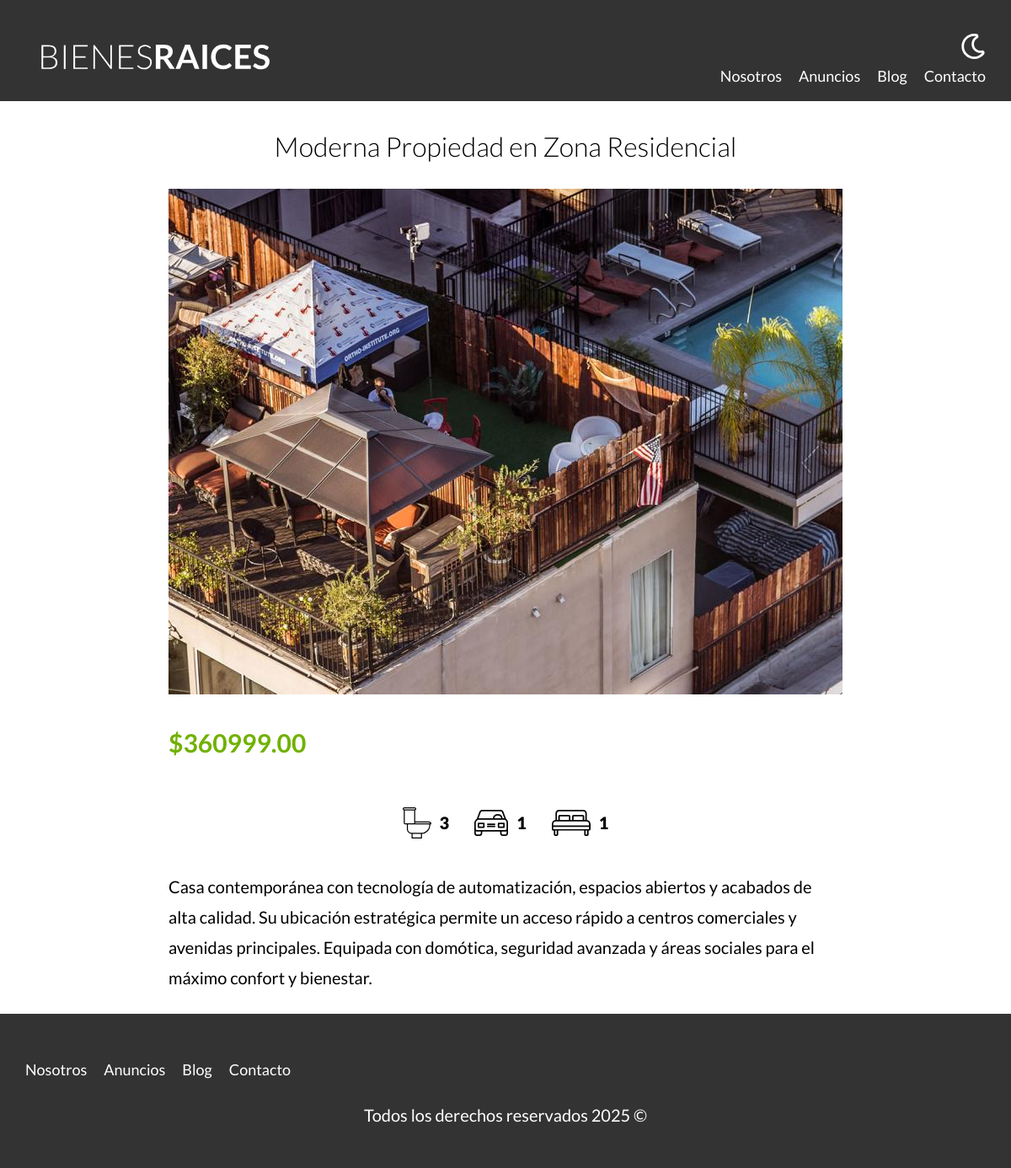
/propiedad?id=15, run on the app's committed database.
### tables this page shows
CREATE TABLE `propiedades` (
  `id` int NOT NULL AUTO_INCREMENT,
  `titulo` varchar(45) DEFAULT NULL,
  `precio` decimal(10,2) DEFAULT NULL,
  `imagen` varchar(200) DEFAULT NULL,
  `descripcion` longtext,
  `habitaciones` int DEFAULT NULL,
  `wc` int DEFAULT NULL,
  `estacionamiento` int DEFAULT NULL,
  `creado` date DEFAULT NULL,
  `vendedorID` int NOT NULL,
  PRIMARY KEY (`id`),
  KEY `propiedades_vendedores_fk` (`vendedorID`),
  CONSTRAINT `propiedades_vendedores_fk` FOREIGN KEY (`vendedorID`) REFERENCES `vendedores` (`id`)
);

### controllers/PaginasController.php (called while the page is built, shortened)
<?php
class PaginasController {
    public static function propiedad(Router $router) {
        $id = validarRedireccionar('/propiedades');
        $propiedad = Propiedad::find($id);
        $router->render('paginas/propiedad', [
            'propiedad' => $propiedad
        ]);
    }
}
?>

### public/index.php (called while the page is built, shortened)
<?php
$router = new Router();
$router->get('/admin', [PropiedadController::class, 'index']);
$router->get('/propiedades/create', [PropiedadController::class, 'create']);
$router->post('/propiedades/create', [PropiedadController::class, 'create']);
$router->get('/propiedades/update', [PropiedadController::class, 'update']);
$router->post('/propiedades/update', [PropiedadController::class, 'update']);
$router->post('/propiedades/delete', [PropiedadController::class, 'delete']);
$router->get('/vendedores/create', [VendedorController::class, 'create']);
$router->post('/vendedores/create', [VendedorController::class, 'create']);
$router->get('/vendedores/update', [VendedorController::class, 'update']);
$router->post('/vendedores/update', [VendedorController::class, 'update']);
$router->post('/vendedores/delete', [VendedorController::class, 'delete']);
$router->get('/', [PaginasController::class, 'index']);
$router->get('/nosotros', [PaginasController::class, 'nosotros']);
$router->get('/propiedades', [PaginasController::class, 'propiedades']);
$router->get('/propiedad', [PaginasController::class, 'propiedad']);
$router->get('/blog', [PaginasController::class, 'blog']);
$router->get('/entrada', [PaginasController::class, 'entrada']);
$router->get('/contacto', [PaginasController::class, 'contacto']);
$router->post('/contacto', [PaginasController::class, 'contacto']);
$router->get('/login', [LoginController::class, 'login']);
$router->post('/login', [LoginController::class, 'login']);
$router->get('/logout', [LoginController::class, 'logout']);
$router->comprobarRutas();

### includes/functions.php (called while the page is built, shortened)
<?php
function validarRedireccionar($url) {
    $id = $_GET['id'];
    $id = filter_var($id, FILTER_VALIDATE_INT);
    return $id;
}

### models/ActiveRecord.php (called while the page is built, shortened)
<?php
class ActiveRecord {
    protected static $db;
    protected static $tabla = '';
    public static function setDB($database) {
        self::$db = $database;
    }
    public static function find($id) {
        $query = "SELECT * FROM " . static::$tabla . " WHERE id = $id";
        $resultado = self::consultarSQL($query);
        return array_shift($resultado);
    }
    public static function consultarSQL($query) {
        $resultado = self::$db->query($query);
        $array = [];
        while ($registro = $resultado->fetch_assoc()) {
            $array[] = static::crearObjeto($registro);
        }
        return $array;
    }
    protected static function crearObjeto($registro) {
        $objeto = new static;
        foreach ($registro as $key => $value) {
            if (property_exists($objeto, $key)) {
                $objeto->$key = $value;
            }
        }
        return $objeto;
    }
}

### views/paginas/propiedad.php (the view)
<main class="contenedor seccion contenido-centrado">
    <h1><?php echo $propiedad->titulo; ?></h1>
    <div class="resumen-propiedad">
        <img loading="lazy" src="/images/<?php echo $propiedad->imagen; ?>" alt="imagen de la propiedad">
        <p class="precio">$<?php echo $propiedad->precio; ?></p>
        <ul class="iconos-caracteristicas">
            <li>
                <img loading="lazy" src="/build/img/icono_wc.svg" alt="icono wc">
                <p><?php echo $propiedad->wc; ?></p>
            </li>
            <li>
                <img loading="lazy" src="/build/img/icono_estacionamiento.svg" alt="icono estacionamiento">
                <p><?php echo $propiedad->estacionamiento; ?></p>
            </li>
            <li>
                <img loading="lazy" src="/build/img/icono_dormitorio.svg" alt="icono dormitorio">
                <p><?php echo $propiedad->habitaciones; ?></p>
            </li>
        </ul>
        <p><?php echo $propiedad->descripcion; ?></p>
    </div>
</main>

### public/build/css/app.css (style rules this page uses)
html { font-size:62.5%;box-sizing:border-box }
*,*:before,*:after { box-sizing:inherit }
body { font-family:"Lato",sans-serif;font-size:1.6rem;line-height:1.8 }
p { color:#000;font-size:2rem }
.contenedor { width:95%;max-width:120rem;margin:0 auto }
img,picture { width:100%;display:block }
h1,h2,h3 { font-family:"Lato",sans-serif;margin:2.5rem 0;font-weight:300;text-align:center }
h1 { font-size:3.8rem }
html { line-height:1.15;-webkit-text-size-adjust:100% }
body { margin:0 }
main { display:block }
h1 { font-size:2em;margin:.67em 0 }
img { border-style:none }
.seccion { margin-top:2.5rem;margin-bottom:2.5rem }
.contenido-centrado { max-width:80rem }
.precio { color:#71b100;font-size:3rem;font-weight:700 }
.iconos-caracteristicas { display:flex;justify-content:center;gap:3rem;list-style:none;padding:0 }
.iconos-caracteristicas li { display:flex;align-items:center;justify-content:center }
.iconos-caracteristicas li img { margin-right:1rem }
.iconos-caracteristicas li p { font-weight:900 }

### data on the page
propiedades: titulo "Moderna Propiedad en Zona Residencial", imagen (picture), precio "360999.00", wc "3", estacionamiento "1", habitaciones "1", descripcion "Casa contemporánea con tecnología de automatización, espacios abiertos y acabados de alta calidad. Su ubicación estratégica permite un acceso rápido a centros comerciales y avenidas principales. Equipada con domótica, seguridad avanzada y áreas sociales para el máximo confort y bienestar."
